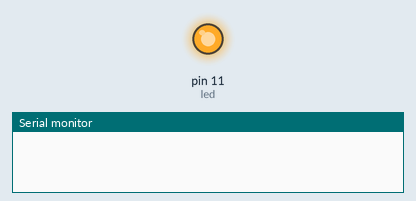
A sketch run on a simulated Arduino Uno, built with avr-gcc and run on an emulated ATmega328P. On the bench: output pins drawn as LEDs (lit = HIGH), the last lines printed to the serial monitor.

Above: at 0.05 s.
At 7.97 s:
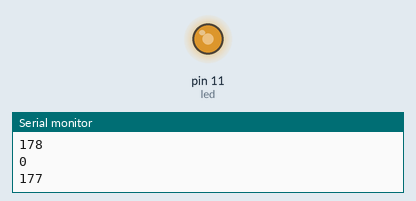
At 19.3 s:
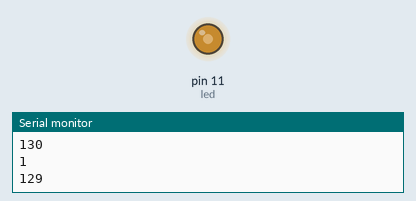
At 38.54 s:
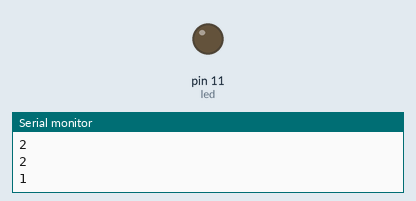
Timing chart, 0 to 40.0 s (numbered marks = the images above):
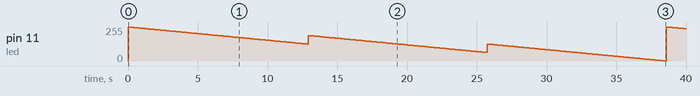

The sketch:

week5.2.ino
```cpp
int led= 11;
int alt[]={255,191,127};
int baix[]={127, 64,0};


void setup() {

  pinMode (led, OUTPUT);
  Serial.begin (9500);
}

void loop() {
for (int j=0; j<=3; j++){
  for(int i=alt[j]; i>=baix[j]; i--){

    analogWrite(led, i);
    delay(100);
    Serial.println(j);
     Serial.println(i);

  }

  }
}
```

Measured:
- by itself, pin 11 (led): 0/255 → 255/255 at 0.00 s, → 254/255 0.10 s later, → 253/255 0.10 s later, → 252/255 0.10 s later, … (400 changes in this stretch)
